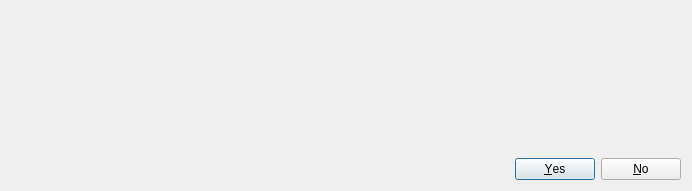
<?xml version="1.0" encoding="UTF-8"?>
<ui version="4.0">
 <class>WriteConfirmationDialogue</class>
 <widget class="QDialog" name="WriteConfirmationDialogue">
  <property name="geometry">
   <rect>
    <x>0</x>
    <y>0</y>
    <width>692</width>
    <height>191</height>
   </rect>
  </property>
  <property name="windowTitle">
   <string>Confirm disk image write</string>
  </property>
  <layout class="QVBoxLayout" name="verticalLayout">
   <item>
    <widget class="ReScribe::WriteConfirmationWidget" name="widget" native="true"/>
   </item>
   <item>
    <widget class="QDialogButtonBox" name="controls">
     <property name="orientation">
      <enum>Qt::Horizontal</enum>
     </property>
     <property name="standardButtons">
      <set>QDialogButtonBox::No|QDialogButtonBox::Yes</set>
     </property>
    </widget>
   </item>
  </layout>
 </widget>
 <customwidgets>
  <customwidget>
   <class>ReScribe::WriteConfirmationWidget</class>
   <extends>QWidget</extends>
   <header>writeconfirmationwidget.h</header>
   <container>1</container>
  </customwidget>
 </customwidgets>
 <resources/>
 <connections>
  <connection>
   <sender>controls</sender>
   <signal>accepted()</signal>
   <receiver>WriteConfirmationDialogue</receiver>
   <slot>accept()</slot>
   <hints>
    <hint type="sourcelabel">
     <x>248</x>
     <y>254</y>
    </hint>
    <hint type="destinationlabel">
     <x>157</x>
     <y>274</y>
    </hint>
   </hints>
  </connection>
  <connection>
   <sender>controls</sender>
   <signal>rejected()</signal>
   <receiver>WriteConfirmationDialogue</receiver>
   <slot>reject()</slot>
   <hints>
    <hint type="sourcelabel">
     <x>316</x>
     <y>260</y>
    </hint>
    <hint type="destinationlabel">
     <x>286</x>
     <y>274</y>
    </hint>
   </hints>
  </connection>
 </connections>
</ui>
